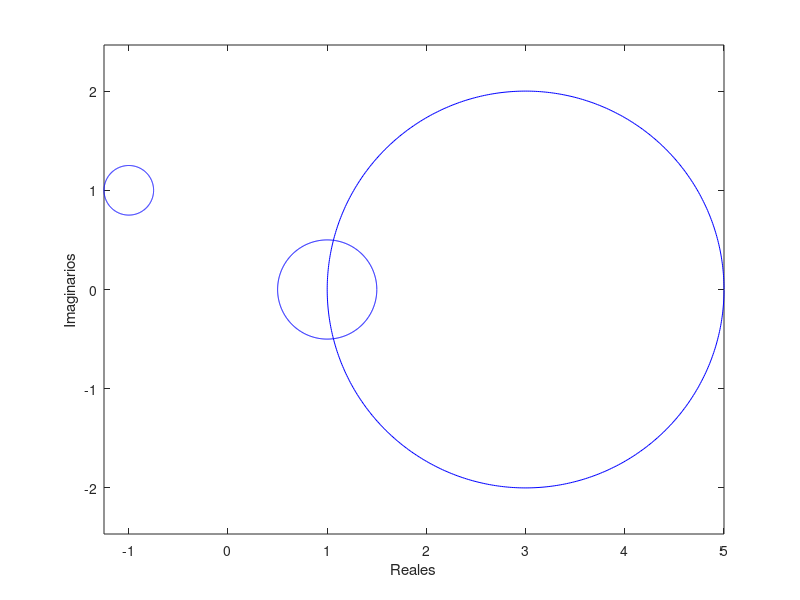
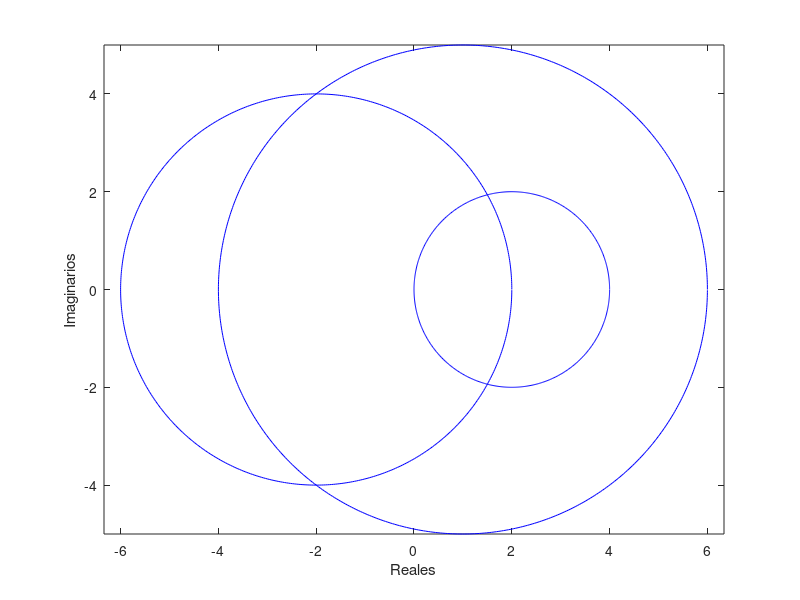

These charts were generated, in order, by the following MATLAB code: (Note: this script raises an error after producing the figures.)
% Ejercicio 1

disp('Ejercicio 1')

t=0:0.01:2*pi;

% Matriz A


% Fila 1

R = 1/4;

x = R*cos(t) - 1;
y = R*sin(t) + 1;

plot(x,y,'-b')

hold on
% Fila 2

R=1/2;

x = R*cos(t) + 1;
y = R*sin(t);

plot(x,y,'-b')
hold on

% Fila 3

R = 2;

x = R*cos(t) + 3;
y = R*sin(t);

plot(x,y,'-b')
hold on

axis equal

xlabel('Reales')
ylabel('Imaginarios')


% Matriz B

figure

% Fila 1

R = 5;

x = R*cos(t) + 1;
y = R*sin(t);

plot(x,y,'-b')

hold on
% Fila 2

R= 4;

x = R*cos(t) - 2;
y = R*sin(t);

plot(x,y,'-b')
hold on

% Fila 3

R = 2;

x = R*cos(t) + 2;
y = R*sin(t);

plot(x,y,'-b')
hold on

axis equal

xlabel('Reales')
ylabel('Imaginarios')


A = [-1+i,0,1/4;1/4,1,1/4;1,1,3]

disp('Autovalores de A')

eig(A)

B = [1,3,-2;-1,-2,3;1,1,2]

disp('Autovalores de B')

eig(B)

% Ejercicio 3

disp('Ejercicio 3')

disp('Para la matriz A')

[k,x,r] = potencia(A,[1;1;1],1000,10^-6);
iteraciones = k
autovalorMaximo = r
[k,x,r] = potenciaInversa(A,[1;1;1],1000,10^-6);
iteraciones = k
autovalorMinimo = r

disp('Para la matriz B')

[k,x,r] = potencia(B,[1;1;1],1000,10^-6);
iteraciones = k
autovalorMaximo = r
[k,x,r] = potenciaInversa(B,[1;1;1],1000,10^-6);
iteraciones = k
autovalorMinimo = r

% Para la matriz A, al buscar tanto el maximo como el minimo el metedo converge a la solucion.
% Pero en caso de la matriz B, solo converge de manera acertada para el caso del maximo.
% Esto se debe a que no existe un autovalor minimo, pues los otros dos autovalores que quedan tienen igual modulo.






